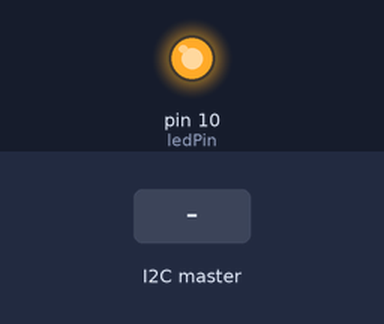
Simulated run of this sketch. Board: Arduino Uno, built with avr-gcc and run on an emulated ATmega328P. On the bench: output pins drawn as LEDs (lit = HIGH). The inputs (shaded band) are chosen by the test bench.

Above: at 1.2 s.
1.3 s: the I2C master sends the byte 1
At 2.5 s:
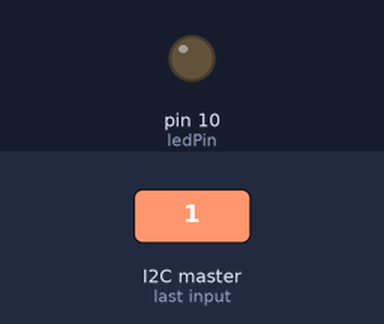
2.8 s: the I2C master sends the byte 0
At 3.7 s:
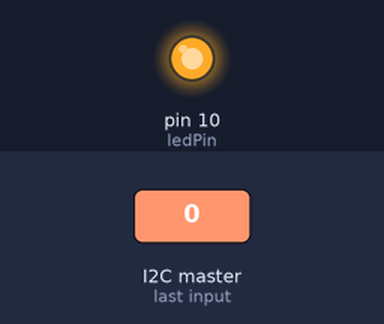
Timing chart, 0 to 5.8 s (numbered marks = the images above; inputs shaded):
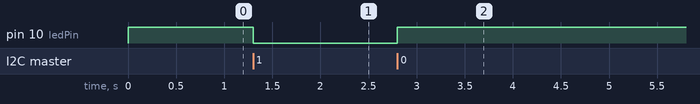

Measured:
- after the input at 1.3 s, pin 10 (ledPin): HIGH → LOW at once
- after the input at 2.8 s, pin 10 (ledPin): LOW → HIGH at once

The sketch:

I2C2.ino
```cpp
#include <Wire.h>
int x = 0;
int ledPin = 10;
void setup(){
  pinMode (ledPin, OUTPUT);
  Wire.begin(9); //we start the I2C communication for the slave with address 9
  Wire.onReceive(receiveEvent);
}
void receiveEvent(int bytes) {
  x = Wire.read();    // read one character from the I2C
}
void loop(){
  if (x==0)
  {
    digitalWrite (ledPin, HIGH);//If slave senses a low signal on SDA line it turns on the LED
  }
  if (x==1)
  {
    digitalWrite(ledPin, LOW);
  }
}
```
